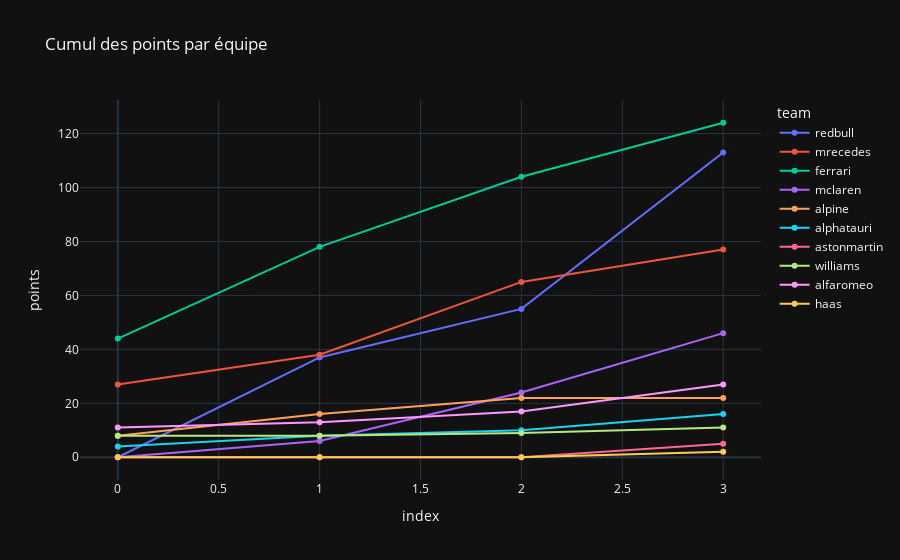

The notebook cell this image was saved under:
### Markdown cell above
Et même chose mais pour les écuries

### Code cell
px.line(data_team_points, x="index", y="points", color="team", title="Cumul des points par équipe", template="plotly_dark", markers=True)

### Figure 1 — Plotly figure (JSON) as saved in the notebook; plotly's stock layout.template omitted (floating-point values rounded to 4 significant figures)
{"data": [{"hovertemplate": "team=redbull<br>index=%{x}<br>points=%{y}<extra></extra>", "legendgroup": "redbull", "line": {"color": "#636efa", "dash": "solid"}, "marker": {"symbol": "circle"}, "mode": "lines+markers", "name": "redbull", "orientation": "v", "showlegend": true, "type": "scatter", "x": [0, 1, 2, 3], "xaxis": "x", "y": [0, 37, 55, 113], "yaxis": "y"}, {"hovertemplate": "team=mrecedes<br>index=%{x}<br>points=%{y}<extra></extra>", "legendgroup": "mrecedes", "line": {"color": "#EF553B", "dash": "solid"}, "marker": {"symbol": "circle"}, "mode": "lines+markers", "name": "mrecedes", "orientation": "v", "showlegend": true, "type": "scatter", "x": [0, 1, 2, 3], "xaxis": "x", "y": [27, 38, 65, 77], "yaxis": "y"}, {"hovertemplate": "team=ferrari<br>index=%{x}<br>points=%{y}<extra></extra>", "legendgroup": "ferrari", "line": {"color": "#00cc96", "dash": "solid"}, "marker": {"symbol": "circle"}, "mode": "lines+markers", "name": "ferrari", "orientation": "v", "showlegend": true, "type": "scatter", "x": [0, 1, 2, 3], "xaxis": "x", "y": [44, 78, 104, 124], "yaxis": "y"}, {"hovertemplate": "team=mclaren<br>index=%{x}<br>points=%{y}<extra></extra>", "legendgroup": "mclaren", "line": {"color": "#ab63fa", "dash": "solid"}, "marker": {"symbol": "circle"}, "mode": "lines+markers", "name": "mclaren", "orientation": "v", "showlegend": true, "type": "scatter", "x": [0, 1, 2, 3], "xaxis": "x", "y": [0, 6, 24, 46], "yaxis": "y"}, {"hovertemplate": "team=alpine<br>index=%{x}<br>points=%{y}<extra></extra>", "legendgroup": "alpine", "line": {"color": "#FFA15A", "dash": "solid"}, "marker": {"symbol": "circle"}, "mode": "lines+markers", "name": "alpine", "orientation": "v", "showlegend": true, "type": "scatter", "x": [0, 1, 2, 3], "xaxis": "x", "y": [8, 16, 22, 22], "yaxis": "y"}, {"hovertemplate": "team=alphatauri<br>index=%{x}<br>points=%{y}<extra></extra>", "legendgroup": "alphatauri", "line": {"color": "#19d3f3", "dash": "solid"}, "marker": {"symbol": "circle"}, "mode": "lines+markers", "name": "alphatauri", "orientation": "v", "showlegend": true, "type": "scatter", "x": [0, 1, 2, 3], "xaxis": "x", "y": [4, 8, 10, 16], "yaxis": "y"}, {"hovertemplate": "team=astonmartin<br>index=%{x}<br>points=%{y}<extra></extra>", "legendgroup": "astonmartin", "line": {"color": "#FF6692", "dash": "solid"}, "marker": {"symbol": "circle"}, "mode": "lines+markers", "name": "astonmartin", "orientation": "v", "showlegend": true, "type": "scatter", "x": [0, 1, 2, 3], "xaxis": "x", "y": [0, 0, 0, 5], "yaxis": "y"}, {"hovertemplate": "team=williams<br>index=%{x}<br>points=%{y}<extra></extra>", "legendgroup": "williams", "line": {"color": "#B6E880", "dash": "solid"}, "marker": {"symbol": "circle"}, "mode": "lines+markers", "name": "williams", "orientation": "v", "showlegend": true, "type": "scatter", "x": [0, 1, 2, 3], "xaxis": "x", "y": [8, 8, 9, 11], "yaxis": "y"}, {"hovertemplate": "team=alfaromeo<br>index=%{x}<br>points=%{y}<extra></extra>", "legendgroup": "alfaromeo", "line": {"color": "#FF97FF", "dash": "solid"}, "marker": {"symbol": "circle"}, "mode": "lines+markers", "name": "alfaromeo", "orientation": "v", "showlegend": true, "type": "scatter", "x": [0, 1, 2, 3], "xaxis": "x", "y": [11, 13, 17, 27], "yaxis": "y"}, {"hovertemplate": "team=haas<br>index=%{x}<br>points=%{y}<extra></extra>", "legendgroup": "haas", "line": {"color": "#FECB52", "dash": "solid"}, "marker": {"symbol": "circle"}, "mode": "lines+markers", "name": "haas", "orientation": "v", "showlegend": true, "type": "scatter", "x": [0, 1, 2, 3], "xaxis": "x", "y": [0, 0, 0, 2], "yaxis": "y"}], "layout": {"legend": {"title": {"text": "team"}, "tracegroupgap": 0}, "title": {"text": "Cumul des points par équipe"}, "xaxis": {"anchor": "y", "domain": [0, 1], "title": {"text": "index"}}, "yaxis": {"anchor": "x", "domain": [0, 1], "title": {"text": "points"}}}}
